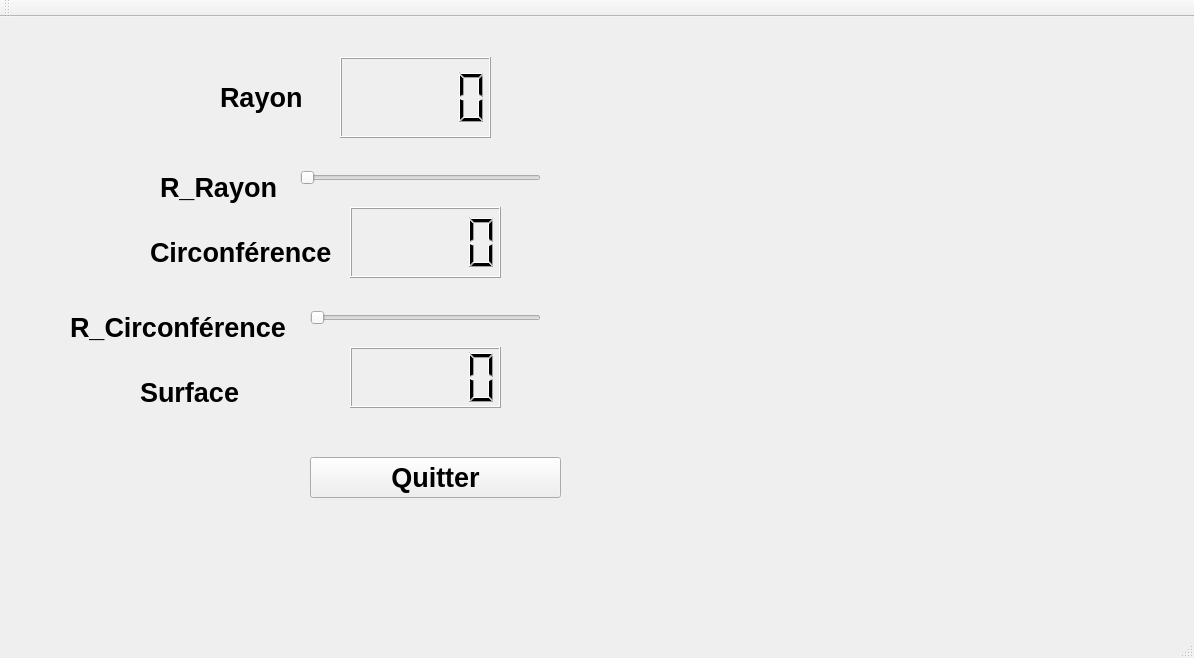
<?xml version="1.0" encoding="UTF-8"?>
<ui version="4.0">
 <class>MainWindow</class>
 <widget class="QMainWindow" name="MainWindow">
  <property name="geometry">
   <rect>
    <x>0</x>
    <y>0</y>
    <width>1194</width>
    <height>658</height>
   </rect>
  </property>
  <property name="font">
   <font>
    <pointsize>20</pointsize>
    <weight>75</weight>
    <bold>true</bold>
   </font>
  </property>
  <property name="windowTitle">
   <string>MainWindow</string>
  </property>
  <widget class="QWidget" name="centralWidget">
   <widget class="QLCDNumber" name="LCD_Rayon">
    <property name="geometry">
     <rect>
      <x>340</x>
      <y>40</y>
      <width>151</width>
      <height>81</height>
     </rect>
    </property>
   </widget>
   <widget class="QLCDNumber" name="LCD_Circonference">
    <property name="geometry">
     <rect>
      <x>350</x>
      <y>190</y>
      <width>151</width>
      <height>71</height>
     </rect>
    </property>
   </widget>
   <widget class="QSlider" name="Slide_Rayon">
    <property name="geometry">
     <rect>
      <x>300</x>
      <y>140</y>
      <width>241</width>
      <height>41</height>
     </rect>
    </property>
    <property name="maximum">
     <number>200</number>
    </property>
    <property name="orientation">
     <enum>Qt::Horizontal</enum>
    </property>
   </widget>
   <widget class="QPushButton" name="pushButton">
    <property name="geometry">
     <rect>
      <x>310</x>
      <y>440</y>
      <width>251</width>
      <height>41</height>
     </rect>
    </property>
    <property name="text">
     <string>Quitter</string>
    </property>
   </widget>
   <widget class="QLabel" name="label">
    <property name="geometry">
     <rect>
      <x>220</x>
      <y>50</y>
      <width>111</width>
      <height>61</height>
     </rect>
    </property>
    <property name="text">
     <string>Rayon</string>
    </property>
   </widget>
   <widget class="QLabel" name="label_2">
    <property name="geometry">
     <rect>
      <x>150</x>
      <y>210</y>
      <width>191</width>
      <height>51</height>
     </rect>
    </property>
    <property name="text">
     <string>Circonférence</string>
    </property>
   </widget>
   <widget class="QLabel" name="label_3">
    <property name="geometry">
     <rect>
      <x>160</x>
      <y>150</y>
      <width>131</width>
      <height>41</height>
     </rect>
    </property>
    <property name="text">
     <string>R_Rayon</string>
    </property>
   </widget>
   <widget class="QLabel" name="label_4">
    <property name="geometry">
     <rect>
      <x>70</x>
      <y>290</y>
      <width>241</width>
      <height>41</height>
     </rect>
    </property>
    <property name="text">
     <string>R_Circonférence</string>
    </property>
   </widget>
   <widget class="QSlider" name="Slide_Circonference">
    <property name="geometry">
     <rect>
      <x>310</x>
      <y>280</y>
      <width>231</width>
      <height>41</height>
     </rect>
    </property>
    <property name="maximum">
     <number>1257</number>
    </property>
    <property name="orientation">
     <enum>Qt::Horizontal</enum>
    </property>
   </widget>
   <widget class="QLCDNumber" name="LCD_Surface">
    <property name="geometry">
     <rect>
      <x>350</x>
      <y>330</y>
      <width>151</width>
      <height>61</height>
     </rect>
    </property>
   </widget>
   <widget class="QLabel" name="label_5">
    <property name="geometry">
     <rect>
      <x>140</x>
      <y>360</y>
      <width>191</width>
      <height>31</height>
     </rect>
    </property>
    <property name="text">
     <string>Surface</string>
    </property>
   </widget>
  </widget>
  <widget class="QMenuBar" name="menuBar">
   <property name="geometry">
    <rect>
     <x>0</x>
     <y>0</y>
     <width>1194</width>
     <height>43</height>
    </rect>
   </property>
  </widget>
  <widget class="QToolBar" name="mainToolBar">
   <attribute name="toolBarArea">
    <enum>TopToolBarArea</enum>
   </attribute>
   <attribute name="toolBarBreak">
    <bool>false</bool>
   </attribute>
  </widget>
  <widget class="QStatusBar" name="statusBar"/>
 </widget>
 <layoutdefault spacing="6" margin="11"/>
 <resources/>
 <connections>
  <connection>
   <sender>pushButton</sender>
   <signal>clicked()</signal>
   <receiver>MainWindow</receiver>
   <slot>close()</slot>
   <hints>
    <hint type="sourcelabel">
     <x>445</x>
     <y>374</y>
    </hint>
    <hint type="destinationlabel">
     <x>596</x>
     <y>328</y>
    </hint>
   </hints>
  </connection>
 </connections>
</ui>
